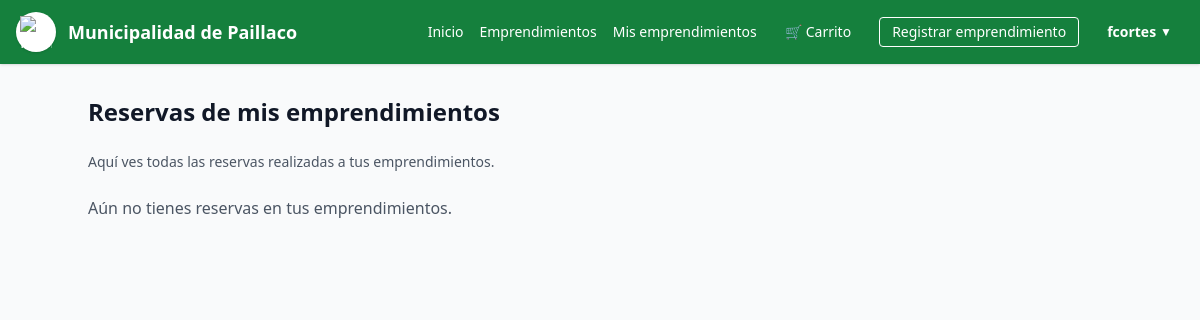
/mis-emprendimientos/reservas/ (signed in), run on an earlier commit of the app's database.
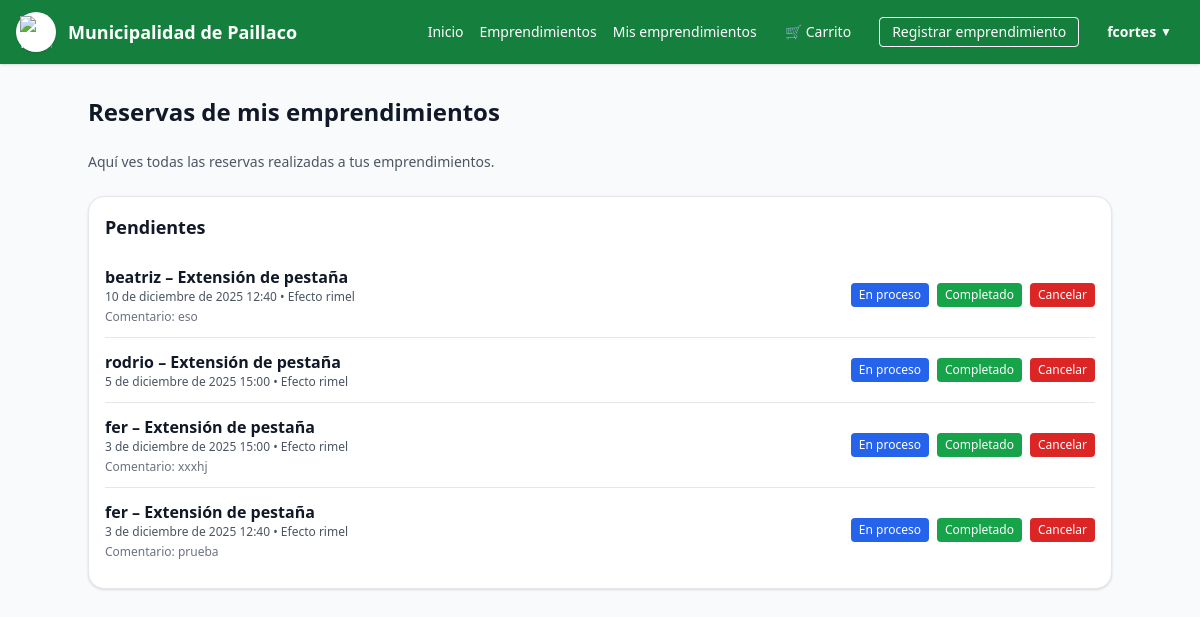
And on a later commit of the database.
### marketplace/models.py (models this page shows, shortened)
class Reserva(models.Model):
    ESTADOS = [
        ("pendiente", "Pendiente"),
        ("en_proceso", "En proceso"),
        ("completado", "Completado"),
        ("cancelado", "Cancelado"),
    ]
    usuario = models.ForeignKey(
        settings.AUTH_USER_MODEL,
        on_delete=models.CASCADE,
        related_name="reservas"
    )
    emprendimiento = models.ForeignKey(
        Emprendimiento,
        on_delete=models.CASCADE,
        related_name="reservas"
    )
    producto = models.ForeignKey(
        Producto,
        on_delete=models.SET_NULL,
        null=True,
        blank=True,
        related_name="reservas"
    )
    nombre_cliente = models.CharField(max_length=150)
    telefono = models.CharField(max_length=50, blank=True)
    email = models.EmailField(blank=True)
    servicio = models.CharField(max_length=200, blank=True)
    fecha = models.DateField()
    hora = models.TimeField()
    comentario = models.TextField(blank=True)
    estado = models.CharField(max_length=20, choices=ESTADOS, default="pendiente")
    creado_en = models.DateTimeField(auto_now_add=True)

class Emprendimiento(models.Model):
    CATEGORIAS = [
        ("comida", "Comida / Delivery"),
        ("ropa", "Ropa / Boutique"),
        ("tienda", "Tienda general"),
        ("alimentos", "Alimentos"),
        ("servicios", "Servicios (peluquería, uñas, etc.)"),
        ("otros", "Otros"),
    ]
    owner = models.ForeignKey(
        settings.AUTH_USER_MODEL,
        on_delete=models.CASCADE,
        related_name="emprendimientos"
    )
    nombre = models.CharField(max_length=150)
    categoria = models.CharField(max_length=30, choices=CATEGORIAS)
    rubro = models.CharField(max_length=150, blank=True)
    descripcion = models.TextField(blank=True)
    direccion = models.CharField(max_length=200, blank=True)
    telefono = models.CharField(max_length=30, blank=True)
    email_contacto = models.EmailField(blank=True)
    sitio_web = models.URLField(blank=True)
    imagen = models.ImageField(upload_to="emprendimientos/", blank=True, null=True)
    imagen1 = models.ImageField(upload_to="emprendimientos/", blank=True, null=True)
    imagen2 = models.ImageField(upload_to="emprendimientos/", blank=True, null=True)
    imagen3 = models.ImageField(upload_to="emprendimientos/", blank=True, null=True)
    permite_agendar = models.BooleanField(default=False)
    permite_compras = models.BooleanField(default=False)
    is_verified = models.BooleanField(default=False)
    visitas = models.IntegerField(default=0)
    creado_en = models.DateTimeField(auto_now_add=True)

### marketplace/views.py (the view)
# urls.py: path("mis-emprendimientos/reservas/", views.reservas_emprendedor, name="reservas_emprendedor"),
@login_required
def reservas_emprendedor(request):
    reservas = Reserva.objects.filter(
        emprendimiento__owner=request.user
    ).select_related("emprendimiento", "producto").order_by("-fecha", "-hora")
    return render(request, "marketplace/reservas_emprendedor.html", {
        "reservas_pendientes": reservas.filter(estado="pendiente"),
        "reservas_en_proceso": reservas.filter(estado="en_proceso"),
        "reservas_completadas": reservas.filter(estado="completado"),
        "reservas_canceladas": reservas.filter(estado="cancelado"),
    })

### marketplace/context_processors.py (called while the page is built)
def carrito_count(request):
    carrito = request.session.get("carrito", {})
    total = 0
    for item in carrito.values():
        cantidad = item.get("cantidad", 1)
        total += cantidad
    return {"carrito_count": total}

def carrito_context(request):
    count = 0
    if request.user.is_authenticated:
        count = CarritoItem.objects.filter(user=request.user).count()
    else:
        cart = request.session.get("cart", [])
        count = sum(item.get("cantidad", 1) for item in cart)
    return {"carrito_count": count}

### templates/marketplace/reservas_emprendedor.html (shortened to what this page needs)
{% extends "base.html" %}
{% block content %}
<div class="max-w-5xl mx-auto space-y-6">
  <h1 class="text-2xl font-bold mb-2">Reservas de mis emprendimientos</h1>
  <p class="text-sm text-gray-600">Aquí ves todas las reservas realizadas a tus emprendimientos.</p>
  {% if reservas_pendientes or reservas_en_proceso or reservas_completadas or reservas_canceladas %}
    {% if reservas_pendientes %}
      <section class="bg-white rounded-2xl border shadow p-4">
        <h2 class="text-lg font-semibold mb-3">Pendientes</h2>
        <div class="divide-y">
          {% for r in reservas_pendientes %}
            <article class="py-3 flex flex-col md:flex-row md:items-center md:justify-between gap-3">
              <div>
                <p class="font-semibold">{{ r.nombre_cliente }} – {{ r.emprendimiento.nombre }}</p>
                <p class="text-xs text-gray-600">{{ r.fecha }} {{ r.hora }} • {{ r.servicio }}</p>
                {% if r.comentario %}
                <p class="text-xs text-gray-500 mt-1">Comentario: {{ r.comentario }}</p>
                {% endif %}
              </div>
              <div class="flex flex-wrap gap-2 text-xs">
                <a href="{% url 'cambiar_estado_reserva' r.id 'en_proceso' %}"
                   class="px-2 py-1 rounded bg-blue-600 text-white">En proceso</a>
                <a href="{% url 'cambiar_estado_reserva' r.id 'completado' %}"
                   class="px-2 py-1 rounded bg-green-600 text-white">Completado</a>
                <a href="{% url 'cambiar_estado_reserva' r.id 'cancelado' %}"
                   class="px-2 py-1 rounded bg-red-600 text-white">Cancelar</a>
              </div>
            </article>
          {% endfor %}
        </div>
      </section>
    {% endif %}
  {% else %}
    <p class="text-gray-600">Aún no tienes reservas en tus emprendimientos.</p>
  {% endif %}
</div>
{% endblock %}

What changed in the data, as far as the page shows it:
added Reserva: nombre_cliente "beatriz", emprendimiento.nombre "Extensión de pestaña", fecha "10 de diciembre de 2025", hora "12:40", servicio "Efecto rimel", comentario "eso"
added Reserva: nombre_cliente "rodrio", emprendimiento.nombre "Extensión de pestaña", fecha "5 de diciembre de 2025", hora "15:00", servicio "Efecto rimel"
added Reserva: nombre_cliente "fer", emprendimiento.nombre "Extensión de pestaña", fecha "3 de diciembre de 2025", hora "15:00", servicio "Efecto rimel", comentario "xxxhj"
added Reserva: nombre_cliente "fer", emprendimiento.nombre "Extensión de pestaña", fecha "3 de diciembre de 2025", hora "12:40", servicio "Efecto rimel", comentario "prueba"
Also different on the page:
text no longer shown: "Aún no tienes reservas en tus emprendimientos."
text now shown: "Pendientes"
